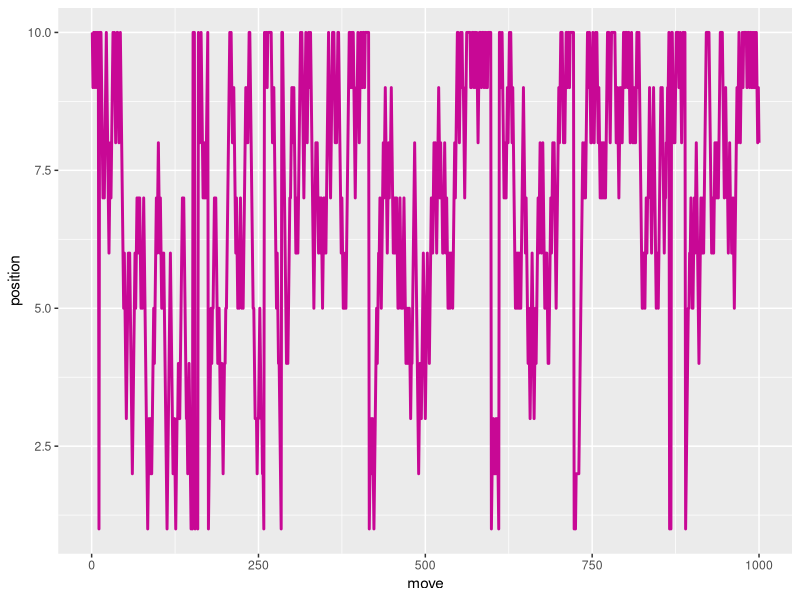
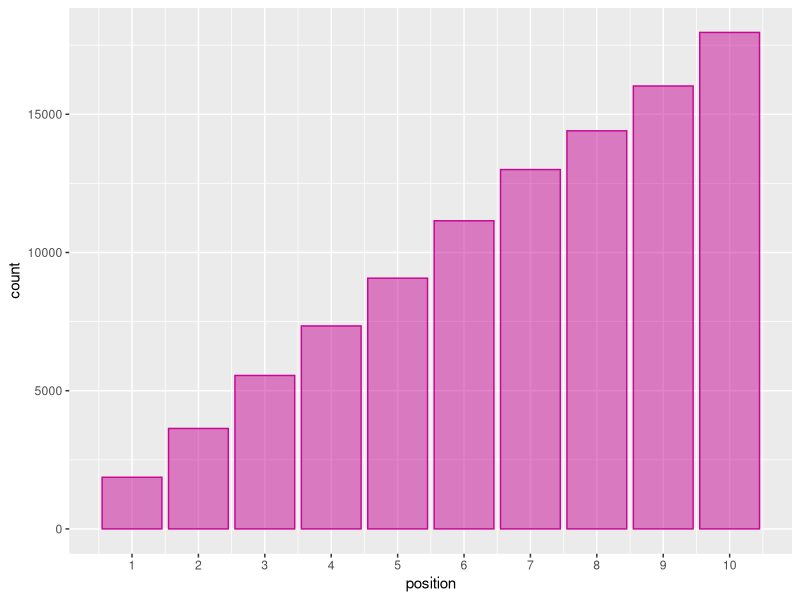

Write the R code that produced these figures, in order. (Note: this script raises an error after producing the figures.)
#library(rethinking)
library(ggplot2)

# King Markov travel

weeks <- 1000
islands <- 10

start_island <- floor(runif(1, min = 1, max = islands))
visits <- c(start_island)

for(i in 1:weeks) {
    direction <- sample(c(-1, 1), 1, prob=c(0.5, 0.5), replace = TRUE)
    proposal_island <- start_island + direction
    if(proposal_island > start_island && proposal_island <= islands) {
        start_island <- proposal_island
        visits <- append(visits, start_island)
    }
}
visits

# correct solution
num_weeks <- 1e5 
positions <- rep(0, num_weeks)
current <- 10
for (i in 1:num_weeks) {
  # record current position
  positions[i] <- current
  # flip coin to generate proposal
  proposal <- current + sample(c(-1, 1), size = 1)
  # now make sure he loops around the archipelago
  if (proposal < 1) proposal <- 10
  if (proposal > 10) proposal <- 1
  prob_move <- proposal / current
  # if the prob_move > runif(1) then stay
  current <- ifelse(runif(1) < prob_move, proposal, current)
}

positions[1:100]

data <- data.frame(position = positions, move = 1:1e5)
ggplot(data, aes(x=move, y = position)) +
  geom_line(size = 1, color = "#c80895") +
  scale_x_continuous(limits = c(0,1000))

ggplot(data, aes(x=position)) +
  geom_bar(color = "#c80895", fill = "#c80895", alpha = .5) + 
  scale_x_continuous(breaks = seq(1,10,1))

# ulam instead of quap

shaq <- read_csv("data/shaq.csv")
dat <- list(FGA = shaq$FGA,
            FTA = shaq$FTA,
            PTS = shaq$PTS,
            MIN = shaq$Minutes,
            FTA_bar = round(mean(shaq$FTA), 0),
            FGA_bar = round(mean(shaq$FGA), 0),
            MIN_bar = round(mean(shaq$FGA), 0))

m5_shaq <- ulam(
  alist(
    pts ~ dnorm(mu, sd),
    mu <- a + b_1 * (MIN - MIN_bar) + b_2 * (FGA-FGA_bar) * 2 + b_3 * (FTA-FTA_bar),
    a ~ dnorm(20, 8),
    b_1 ~ dnorm(0, 2),
    b_2 ~ dunif(0, 2),
    b_3 ~ dunif(0, 1),
    sd ~ dunif(0, 10)
  ),
  data = dat, chains = 4, cores = 4, iter = 4000)
precis(m5_shaq)